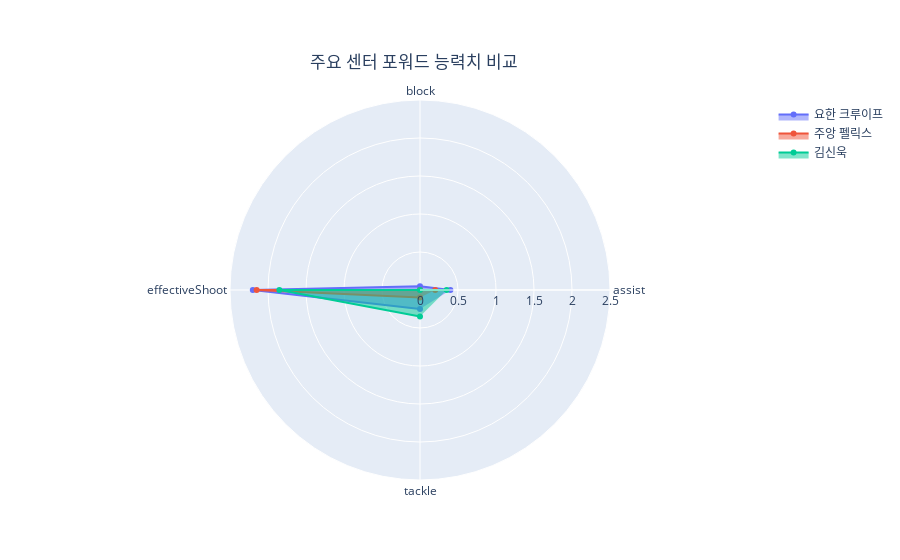

The notebook cell this image was saved under:
### Code cell
fig = go.Figure()



fig.add_trace(go.Scatterpolar(
      r=[cf_top3.loc[0]['assist'], cf_top3.loc[0]['block'], 
         cf_top3.loc[0]['effectiveShoot'], cf_top3.loc[0]['tackle']],
      theta=categories,
      fill='toself',
      name=cf_topSp[0]
))

fig.add_trace(go.Scatterpolar(
      r=[cf_top3.loc[1]['assist'], cf_top3.loc[1]['block'], 
         cf_top3.loc[1]['effectiveShoot'], cf_top3.loc[1]['tackle']],
      theta=categories,
      fill='toself',
      name=cf_topSp[1]
))

fig.add_trace(go.Scatterpolar(
      r=[cf_top3.loc[2]['assist'], cf_top3.loc[2]['block'], 
         cf_top3.loc[2]['effectiveShoot'], cf_top3.loc[2]['tackle']],
      theta=categories,
      fill='toself',
      name=cf_topSp[2]
))



fig.update_layout(
  polar=dict(
    radialaxis=dict(
      visible=True,
      range=[0, 2.5]
    )),
  showlegend=True,
    title = {
        'text': '주요 센터 포워드 능력치 비교',
        'x': 0.46, 
        'y': 0.9
    }
)

fig.show()

### Figure 1 — Plotly figure (JSON) as saved in the notebook; plotly's stock layout.template omitted (floating-point values rounded to 4 significant figures)
{"data": [{"fill": "toself", "name": "요한 크루이프", "r": [0.4, 0.05, 2.2, 0.25], "theta": ["assist", "block", "effectiveShoot", "tackle"], "type": "scatterpolar"}, {"fill": "toself", "name": "주앙 펠릭스", "r": [0.2, 0, 2.15, 0.1], "theta": ["assist", "block", "effectiveShoot", "tackle"], "type": "scatterpolar"}, {"fill": "toself", "name": "김신욱", "r": [0.35, 0, 1.85, 0.35], "theta": ["assist", "block", "effectiveShoot", "tackle"], "type": "scatterpolar"}], "layout": {"polar": {"radialaxis": {"range": [0, 2.5], "visible": true}}, "showlegend": true, "title": {"text": "주요 센터 포워드 능력치 비교", "x": 0.46, "y": 0.9}}}
